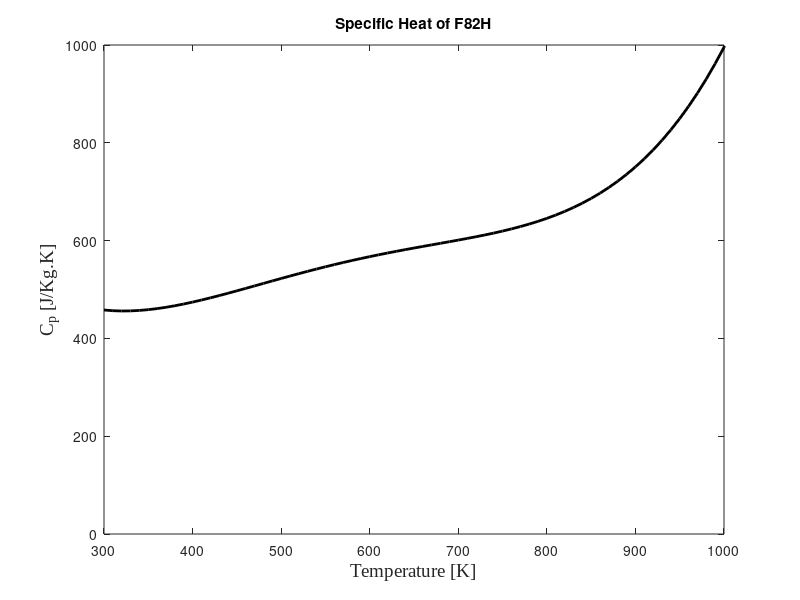

MATLAB code to generate this figure: (Note: this script raises an error after producing the figure.)

fsize=14;
T=300:10:1200;
n=size(T,2)
C_p=zeros(n,1);
SpecificHeat=@(T) 1390.2-7.8498*T+0.022969*T^2-2.7446e-5*T^3+1.1932e-8*T^4;

for i=1:n
C_p(i)=SpecificHeat(T(i));
end

figure( 'Name', 'F82H specific heat' );
plot(T,C_p,'k','LineWidth',2)
xlabel('Temperature [K]','FontName','Times New Roman','FontSize',fsize)
ylabel('C_p [J/Kg.K]','FontSize',fsize,'FontName', 'Times New Roman')
xlim([300 1000])
ylim([0 1000])
title('Specific Heat of F82H')
ax = gca;
ax.FontSize = fsize; 
hold off